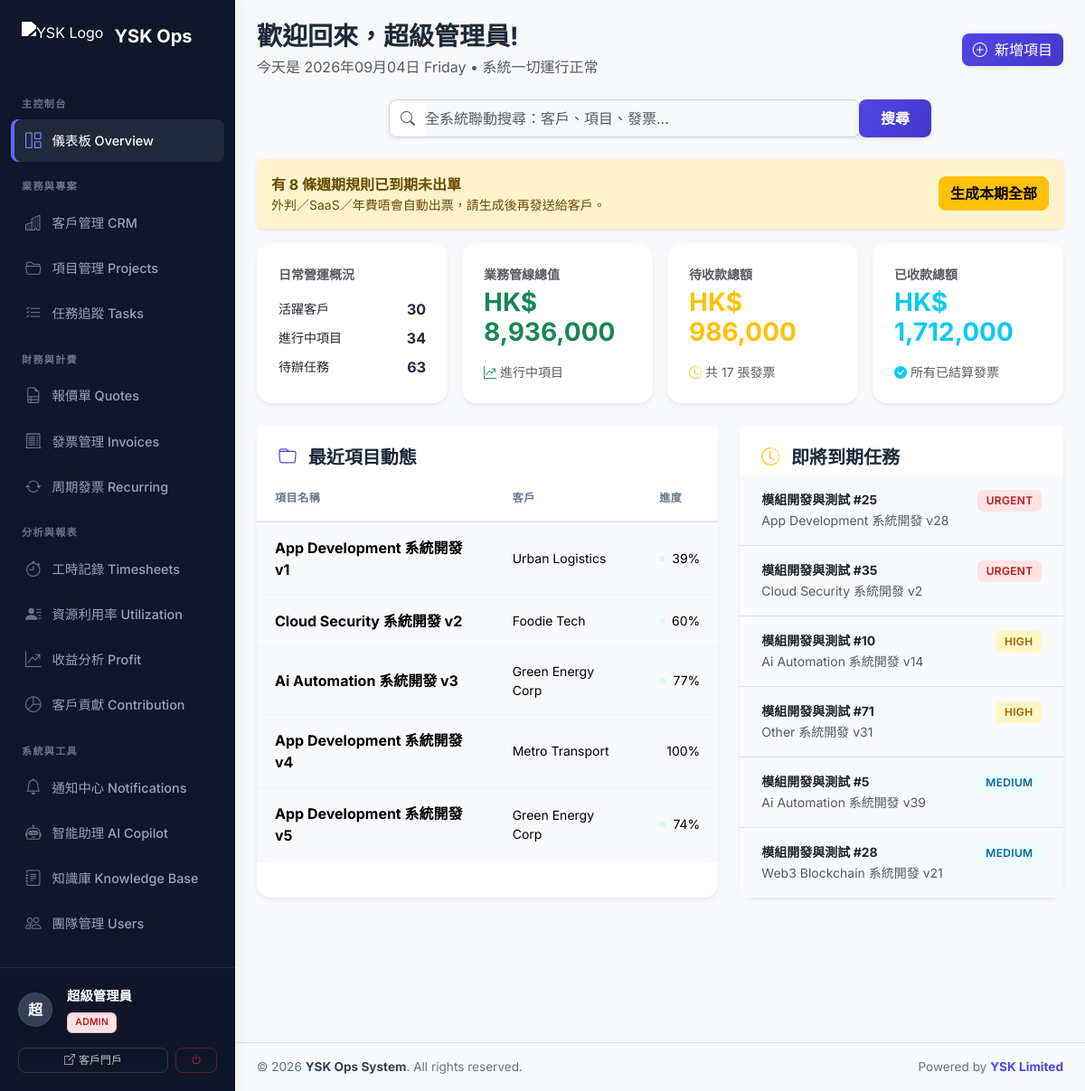
/index.php (signed in), run on the app's committed database.
### tables this page shows
CREATE TABLE projects (
    id INT AUTO_INCREMENT PRIMARY KEY,
    client_id INT NOT NULL,
    title VARCHAR(200) NOT NULL,
    description TEXT,
    service_type ENUM('ai_automation', 'app_development', 'cloud_security', 'web3_blockchain', 'other') NOT NULL,
    status ENUM('planning', 'in_progress', 'review', 'completed', 'on_hold', 'cancelled') DEFAULT 'planning',
    start_date DATE,
    end_date DATE,
    budget DECIMAL(12,2) DEFAULT 0,
    progress_percent INT DEFAULT 0 CHECK (progress_percent BETWEEN 0 AND 100),
    assigned_pm_id INT,
    created_by INT,
    quote_id INT NULL,
    created_at TIMESTAMP DEFAULT CURRENT_TIMESTAMP,
    updated_at TIMESTAMP DEFAULT CURRENT_TIMESTAMP ON UPDATE CURRENT_TIMESTAMP,
    FOREIGN KEY (client_id) REFERENCES clients(id) ON DELETE CASCADE,
    FOREIGN KEY (assigned_pm_id) REFERENCES users(id) ON DELETE SET NULL,
    FOREIGN KEY (created_by) REFERENCES users(id) ON DELETE SET NULL,
    FULLTEXT KEY ft_projects (title, description)
);

CREATE TABLE clients (
    id INT AUTO_INCREMENT PRIMARY KEY,
    username VARCHAR(50) UNIQUE,
    password_hash VARCHAR(255),
    company_name VARCHAR(150) NOT NULL,
    contact_person VARCHAR(100),
    email VARCHAR(100),
    phone VARCHAR(20),
    address TEXT,
    notes TEXT,
    status ENUM('active', 'inactive', 'lead') DEFAULT 'active',
    created_at TIMESTAMP DEFAULT CURRENT_TIMESTAMP,
    updated_at TIMESTAMP DEFAULT CURRENT_TIMESTAMP ON UPDATE CURRENT_TIMESTAMP,
    FULLTEXT KEY ft_clients (company_name, contact_person, email, notes)
);

CREATE TABLE tasks (
    id INT AUTO_INCREMENT PRIMARY KEY,
    project_id INT NOT NULL,
    title VARCHAR(200) NOT NULL,
    description TEXT,
    assigned_to_id INT,
    status ENUM('todo', 'in_progress', 'review', 'done') DEFAULT 'todo',
    priority ENUM('low', 'medium', 'high', 'urgent') DEFAULT 'medium',
    due_date DATE,
    estimated_hours DECIMAL(6,2) DEFAULT 0,
    logged_hours DECIMAL(6,2) DEFAULT 0,
    created_at TIMESTAMP DEFAULT CURRENT_TIMESTAMP,
    updated_at TIMESTAMP DEFAULT CURRENT_TIMESTAMP ON UPDATE CURRENT_TIMESTAMP,
    FOREIGN KEY (project_id) REFERENCES projects(id) ON DELETE CASCADE,
    FOREIGN KEY (assigned_to_id) REFERENCES users(id) ON DELETE SET NULL
);

### index.php (the view, shortened to what the rows shown need)
<?php
require_once 'includes/db.php';
require_once 'includes/auth.php';
$login_error = '';
$show_login = true;
if (is_logged_in()) {
    $show_login = false;
    $user = current_user();
    $recent_projects = db_fetch_all("
        SELECT p.*, c.company_name FROM projects p JOIN clients c ON p.client_id = c.id ORDER BY p.updated_at DESC LIMIT 5
    ");
    $recent_tasks = db_fetch_all("
        SELECT t.*, p.title as project_title FROM tasks t JOIN projects p ON t.project_id = p.id
        WHERE t.status != 'done' ORDER BY t.due_date ASC, CASE t.priority WHEN 'urgent' THEN 1 WHEN 'high' THEN 2 WHEN 'medium' THEN 3 ELSE 4 END LIMIT 6
    ");
}
include 'includes/header.php';
?>
<?php if ($show_login): ?>
    <style>
        body {
            background: linear-gradient(135deg, #0f172a 0%, #1e1b4b 100%) !important;
            min-height: 100vh; display: flex !important; align-items: center !important; justify-content: center !important; padding: 20px;
        }
        .login-card { background: #ffffff; border-radius: 16px; box-shadow: 0 25px 50px -12px rgba(0,0,0,0.35); border: none; width: 100%; max-width: 440px; z-index: 10; }
        .login-input-group .input-group-text { background-color: #f8fafc; color: #94a3b8; }
        .login-form-control:focus { box-shadow: none; border-color: #6366f1; }
        .btn-indigo { background: linear-gradient(135deg, #4f46e5 0%, #6366f1 100%); color: white; border: none; padding: 12px; font-weight: 600; transition: 0.2s; }
        .btn-indigo:hover { background: linear-gradient(135deg, #3730a3 0%, #4f46e5 100%); color: white; box-shadow: 0 4px 12px rgba(79, 70, 229, 0.3); }
    </style>
    <div class="login-card shadow-lg my-auto">
        <div class="p-4 p-md-5">
            <div class="text-center mb-4">
                <img src="https://ysk.hk/logo.svg" alt="YSK Logo" style="height: 48px; width: auto; margin-bottom: 16px;">
                <h4 class="fw-bold" style="color: #1e293b;">YSK 業務運作系統</h4>
                <p class="text-muted small mb-0">內部核心管理與營運分析平台</p>
            </div>
            <?php if ($login_error): ?>
                <div class="alert alert-danger border-0 small py-2 shadow-sm"><i class="bi bi-exclamation-circle me-2"></i><?= htmlspecialchars($login_error) ?></div>
            <?php endif; ?>
            <form method="POST">
                <?= csrf_field() ?>
                <input type="hidden" name="login" value="1">
                <div class="mb-3">
                    <label class="form-label fw-semibold small mb-1" style="color: #475569;">使用者名稱</label>
                    <div class="input-group login-input-group">
                        <span class="input-group-text"><i class="bi bi-person"></i></span>
                        <input type="text" name="username" class="form-control login-form-control shadow-none border-start-0 ps-0" autocomplete="username" required autofocus>
                    </div>
                </div>
                <div class="mb-4">
                    <label class="form-label fw-semibold small mb-1" style="color: #475569;">安全密碼</label>
                    <div class="input-group login-input-group">
                        <span class="input-group-text"><i class="bi bi-lock"></i></span>
                        <input type="password" name="password" class="form-control login-form-control shadow-none border-start-0 ps-0" autocomplete="current-password" required>
                    </div>
                </div>
                <button type="submit" class="btn btn-indigo w-100 rounded-3 shadow-sm py-2">
                    安全登入 <i class="bi bi-arrow-right-short ms-1"></i>
                </button>
            </form>
        </div>
    </div>
<?php else: ?>
    <div class="d-flex align-items-stretch" style="min-height: 100vh; width: 100%;">
        <div class="flex-grow-1 d-flex flex-column" style="background-color: #f8f9fa; min-width: 0;">
            <div class="p-3 p-md-4 flex-grow-1">
                <div class="d-flex flex-column flex-md-row justify-content-between align-items-md-center mb-4 gap-3">
                    <div class="d-flex align-items-center">
                        <div>
                            <h1 class="h3 fw-bold mb-1" style="color: #1e293b;">歡迎回來，<?= htmlspecialchars(explode(' ', $user['full_name'] ?? 'Team')[0]) ?>!</h1>
                        </div>
                    </div>
                </div>
                <div class="row g-4">
                    <div class="col-xl-7">
                        <div class="card border-0 shadow-sm h-100">
                            <div class="card-body p-0">
                                <div class="table-responsive">
                                    <table class="table table-hover align-middle mb-0">
                                        <thead><tr><th class="ps-4">項目名稱</th><th>客戶</th><th>進度</th></tr></thead>
                                        <tbody>
                                            <?php foreach ($recent_projects as $p): ?>
                                            <tr>
                                                <td class="ps-4"><strong><?= htmlspecialchars($p['title'] ?? '') ?></strong></td>
                                                <td class="small"><?= htmlspecialchars($p['company_name'] ?? '') ?></td>
                                                <td>
                                                    <div class="d-flex align-items-center gap-2">
                                                        <div class="progress flex-grow-1" style="height: 6px;"><div class="progress-bar bg-success" style="width: <?= $p['progress_percent'] ?>%"></div></div>
                                                        <small><?= $p['progress_percent'] ?>%</small>
                                                    </div>
                                                </td>
                                            </tr>
                                            <?php endforeach; ?>
                                        </tbody>
                                    </table>
                                </div>
                            </div>
                        </div>
                    </div>
                    <div class="col-xl-5">
                        <div class="card border-0 shadow-sm h-100">
                            <div class="card-body p-0">
                                <ul class="list-group list-group-flush">
                                    <?php foreach ($recent_tasks as $t):
                                        $priority_class = ['urgent' => 'danger', 'high' => 'warning', 'medium' => 'info', 'low' => 'secondary'][$t['priority'] ?? 'medium'] ?? 'secondary';
                                    ?>
                                    <li class="list-group-item d-flex justify-content-between align-items-start p-3 px-4">
                                        <div>
                                            <div class="fw-bold small"><?= htmlspecialchars($t['title'] ?? '') ?></div>
                                            <small class="text-muted"><?= htmlspecialchars($t['project_title'] ?? '') ?></small>
                                        </div>
                                        <span class="badge bg-<?= $priority_class ?> bg-opacity-10 text-<?= $priority_class ?>"><?= strtoupper($t['priority'] ?? '') ?></span>
                                    </li>
                                    <?php endforeach; ?>
                                </ul>
                            </div>
                        </div>
                    </div>
                </div>
            <?php endif; ?>
<?php include 'includes/footer.php'; ?>

### data on the page
projects: title "App Development 系統開發 v1", client.company_name "Urban Logistics", progress_percent "39"
projects: title "Cloud Security 系統開發 v2", client.company_name "Foodie Tech", progress_percent "60"
projects: title "Ai Automation 系統開發 v3", client.company_name "Green Energy Corp", progress_percent "77"
projects: title "App Development 系統開發 v4", client.company_name "Metro Transport", progress_percent "100"
projects: title "App Development 系統開發 v5", client.company_name "Green Energy Corp", progress_percent "74"
tasks: title "模組開發與測試 #25", project.title "App Development 系統開發 v28", priority "URGENT"
tasks: title "模組開發與測試 #35", project.title "Cloud Security 系統開發 v2", priority "URGENT"
tasks: title "模組開發與測試 #10", project.title "Ai Automation 系統開發 v14", priority "HIGH"
tasks: title "模組開發與測試 #71", project.title "Other 系統開發 v31", priority "HIGH"
tasks: title "模組開發與測試 #5", project.title "Ai Automation 系統開發 v39", priority "MEDIUM"
tasks: title "模組開發與測試 #28", project.title "Web3 Blockchain 系統開發 v21", priority "MEDIUM"

### other printed values
$avatar_char "超"
$user_name "超級管理員"
$user_role "ADMIN"
explode(' ', $user['full_name'] ?? 'Team')[0] "超級管理員"
count($due_recurring) "8"
$stats['clients'] "30"
$stats['projects'] "34"
$stats['tasks_todo'] "63"
$stats['pipeline_value'] "8,936,000"
$stats['pending_revenue'] "986,000"
$stats['invoices_pending_count'] "17"
$stats['total_revenue'] "1,712,000"
